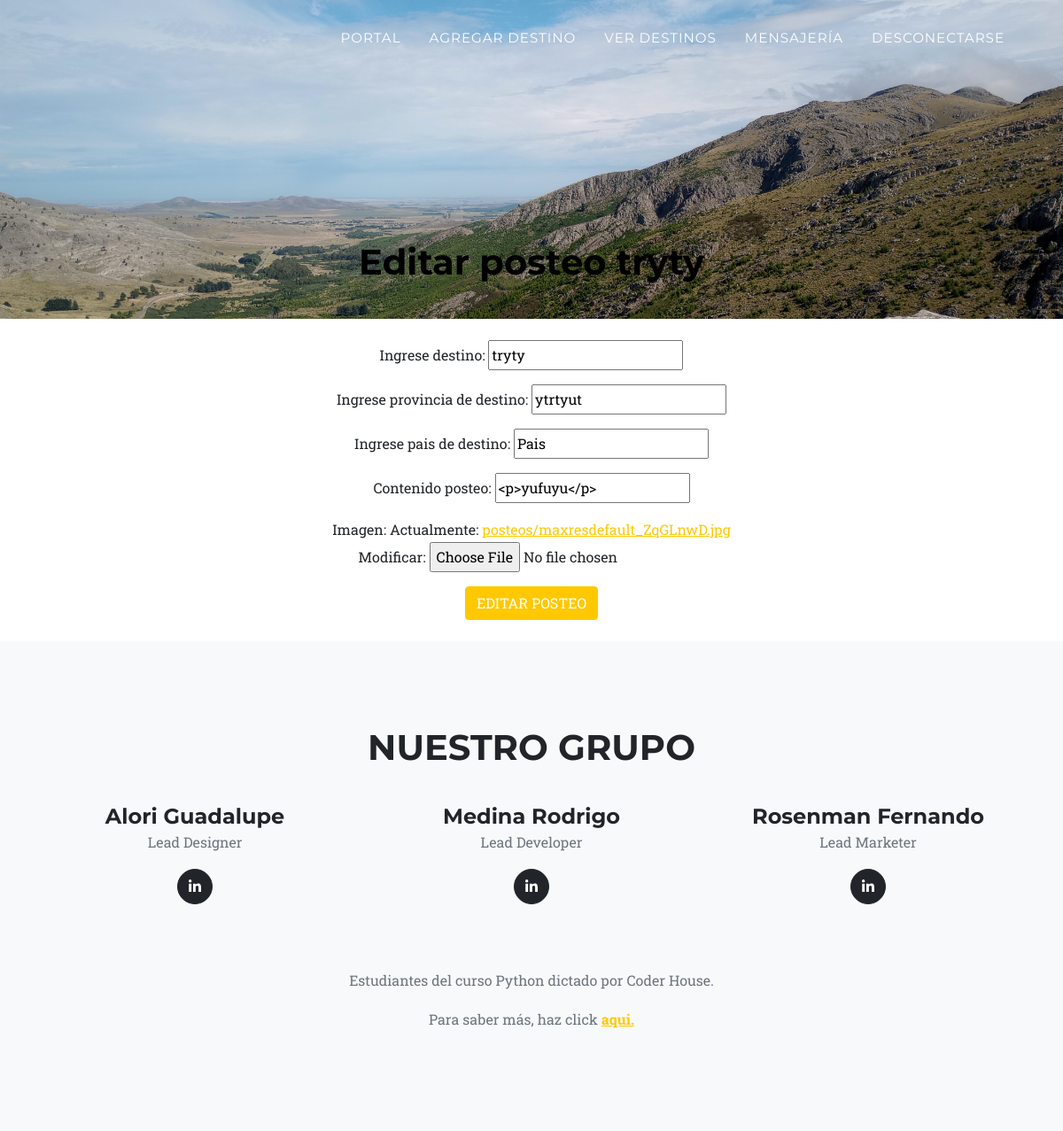
The page /editarposteo/36 (signed in) on the database its author committed.
### AppUsuarios/models.py (models this page shows)
class Posteo(models.Model):
    usuario_posteo = models.ForeignKey(User, on_delete=models.CASCADE)
    titulo_posteo = models.CharField(max_length=40)
    subtitulo_posteo = models.CharField(max_length=40,default='Provincia')
    subtitulo2_posteo = models.CharField(max_length=40,default='Pais')
    contenido_posteo = RichTextField(blank=True,null=True)
    imagen_post = models.ImageField(upload_to='posteos', blank=True)
    fecha_posteo_imagen = models.DateField(blank=True, null=True)
    def __str__(self):
        return self.titulo_posteo

### AppUsuarios/views.py (the view)
# urls.py: path("editarposteo/<id>", editarPosteo, name="editarposteo"),
@login_required
def editarPosteo(request,id):
    posteo=Posteo.objects.get(id=id)
    if not (request.user.is_superuser or request.user == posteo.usuario_posteo):
        return render(request,"VerPosteos.html", {"mensaje":"No estas autorizado para editar el posteo","imagen":mostrarImagen(request)})
    else:
        if request.method == "POST":
            formularioposteo = PosteoForm(request.POST, request.FILES, initial={"titulo_posteo":posteo.titulo_posteo,"subtitulo_posteo":posteo.subtitulo_posteo,"subtitulo2_posteo":posteo.subtitulo2_posteo,"contenido_posteo":posteo.contenido_posteo,"imagen_post":posteo.imagen_post})
            if formularioposteo.is_valid():
                datos = formularioposteo.cleaned_data
                posteo.imagen_post = datos["imagen_post"]
                posteo.titulo_posteo = datos["titulo_posteo"]
                posteo.subtitulo_posteo = datos["subtitulo_posteo"]
                posteo.subtitulo2_posteo= datos ["subtitulo2_posteo"]
                posteo.contenido_posteo = datos["contenido_posteo"]
                posteo.fecha_posteo_imagen = datetime.now()
                posteo.save()
                return render(request,"VerPosteos.html", {"mensaje":"Posteo editado correctamente","imagen":mostrarImagen(request)})
            else:
                print(formularioposteo.errors.as_data())
                formularioposteo = PosteoForm(initial={"titulo_posteo":posteo.titulo_posteo,"subtitulo_posteo":posteo.subtitulo_posteo,"subtitulo2_posteo":posteo.subtitulo2_posteo,"contenido_posteo":posteo.contenido_posteo,"imagen_post":posteo.imagen_post})
                return render(request,"VerPosteos.html", {"mensaje":"Error en validacion de posteo", "formularioposteo":formularioposteo,"imagen":mostrarImagen(request)})
        else:
            formularioposteo=PosteoForm(initial={"titulo_posteo":posteo.titulo_posteo,"subtitulo_posteo":posteo.subtitulo_posteo,"subtitulo2_posteo":posteo.subtitulo2_posteo,"contenido_posteo":posteo.contenido_posteo,"imagen_post":posteo.imagen_post})
            return render(request,"EditarPosteo.html", {"formularioposteo":formularioposteo,"posteo":posteo,"imagen":mostrarImagen(request)})

### AppUsuarios/forms.py
class PosteoForm(forms.Form):
    titulo_posteo = forms.CharField(label="Ingrese destino")
    subtitulo_posteo = forms.CharField(label="Ingrese provincia de destino")
    subtitulo2_posteo =  forms.CharField(label="Ingrese pais de destino")
    contenido_posteo = forms.CharField(widget=CKEditorWidget())
    imagen_post = forms.ImageField(label="Imagen")
    class Meta:
        model = Posteo
        fields = ["titulo_posteo", "subtitulo_posteo","subtitulo2_posteo","contenido_posteo", "imagen_post"]

### AppUsuarios/views.py (called while the page is built)
@login_required
def mostrarImagen(request):
    lista=ImagenPerfil.objects.filter(user=request.user)
    if len(lista)!=0:
        imagen=lista[0].imagen.url
    else:
        imagen="/media/Perfil/homero.jpg"
    return imagen

### AppUsuarios/Templates/EditarPosteo.html (shortened to what this page needs)
{% extends "PadreHome.html" %}
{% block nav %}
<li class="nav-item"><a class="nav-link" href={% url 'portal' %}>Portal</a></li>
<li class="nav-item"><a class="nav-link" href={% url 'postear' %}>Agregar destino</a></li>
<li class="nav-item"><a class="nav-link" href={% url 'verposteo' %}>Ver destinos</a></li>
<li class="nav-item"><a class="nav-link" href={% url 'mensajeUsuarios' %}>Mensajería</a></li>
<li class="nav-item"><a class="nav-link" href={% url 'desconectarse' %}>Desconectarse</a></li>
{% endblock %}
{% block titulo %}
 <h1 style="color:black">Editar posteo {{ posteo }}</h1>
{% endblock %}
{% block contenido %}
<center>
<br>
<form action="{% url 'editarposteo' posteo.id %}" method="POST" enctype="multipart/form-data">
    {{  formularioposteo.as_p|safe }}{% csrf_token %}
    <input class="btn btn-primary btn-m text-uppercase" type="submit" value="Editar Posteo">
</form>
<br>
</center>
{% endblock %}

### rows shown on the page
Posteo: titulo_posteo "tryty", subtitulo_posteo "ytrtyut", subtitulo2_posteo "Pais", contenido_posteo "<p>yufuyu</p>"
